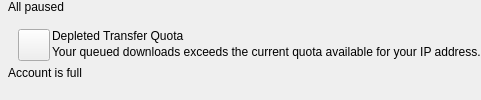
           <widget class="QWidget" name="pStatusHeaderInfo">
            <property name="sizePolicy">
             <sizepolicy hsizetype="Preferred" vsizetype="Minimum">
              <horstretch>0</horstretch>
              <verstretch>0</verstretch>
             </sizepolicy>
            </property>
            <layout class="QVBoxLayout" name="verticalLayout_3">
             <property name="spacing">
              <number>0</number>
             </property>
             <property name="sizeConstraint">
              <enum>QLayout::SetMinimumSize</enum>
             </property>
             <property name="leftMargin">
              <number>8</number>
             </property>
             <property name="topMargin">
              <number>0</number>
             </property>
             <property name="rightMargin">
              <number>0</number>
             </property>
             <property name="bottomMargin">
              <number>5</number>
             </property>
             <item alignment="Qt::AlignTop">
              <widget class="QLabel" name="lPaused">
               <property name="text">
                <string>All paused</string>
               </property>
              </widget>
             </item>
             <item alignment="Qt::AlignTop">
              <widget class="QWidget" name="pTransferOverQuota" native="true">
               <property name="sizePolicy">
                <sizepolicy hsizetype="Preferred" vsizetype="Minimum">
                 <horstretch>0</horstretch>
                 <verstretch>0</verstretch>
                </sizepolicy>
               </property>
               <layout class="QGridLayout" name="gridLayout_4">
                <property name="sizeConstraint">
                 <enum>QLayout::SetMinimumSize</enum>
                </property>
                <property name="leftMargin">
                 <number>10</number>
                </property>
                <property name="topMargin">
                 <number>0</number>
                </property>
                <property name="rightMargin">
                 <number>0</number>
                </property>
                <property name="bottomMargin">
                 <number>5</number>
                </property>
                <property name="spacing">
                 <number>2</number>
                </property>
                <item row="0" column="1">
                 <widget class="QLabel" name="lTransferOverQuota">
                  <property name="text">
                   <string>Depleted Transfer Quota</string>
                  </property>
                 </widget>
                </item>
                <item row="0" column="0" rowspan="3" alignment="Qt::AlignTop">
                 <widget class="QPushButton" name="ITransferOverQuotaIcon">
                  <property name="sizePolicy">
                   <sizepolicy hsizetype="Fixed" vsizetype="Fixed">
                    <horstretch>0</horstretch>
                    <verstretch>0</verstretch>
                   </sizepolicy>
                  </property>
                  <property name="minimumSize">
                   <size>
                    <width>32</width>
                    <height>32</height>
                   </size>
                  </property>
                  <property name="maximumSize">
                   <size>
                    <width>32</width>
                    <height>32</height>
                   </size>
                  </property>
                  <property name="text">
                   <string/>
                  </property>
                  <property name="icon">
                   <iconset>
                    <normalon>:/images/transfer_empty_64.png</normalon>
                   </iconset>
                  </property>
                  <property name="iconSize">
                   <size>
                    <width>24</width>
                    <height>24</height>
                   </size>
                  </property>
                 </widget>
                </item>
                <item row="1" column="1" alignment="Qt::AlignTop">
                 <widget class="QLabel" name="lTransferOverQuotaInfo">
                  <property name="text">
                   <string>Your queued downloads exceeds the current quota available for your IP address.</string>
                  </property>
                 </widget>
                </item>
               </layout>
              </widget>
             </item>
             <item alignment="Qt::AlignTop">
              <widget class="QLabel" name="lStorageOverQuota">
               <property name="text">
                <string>Account is full</string>
               </property>
              </widget>
             </item>
            </layout>
           </widget>
